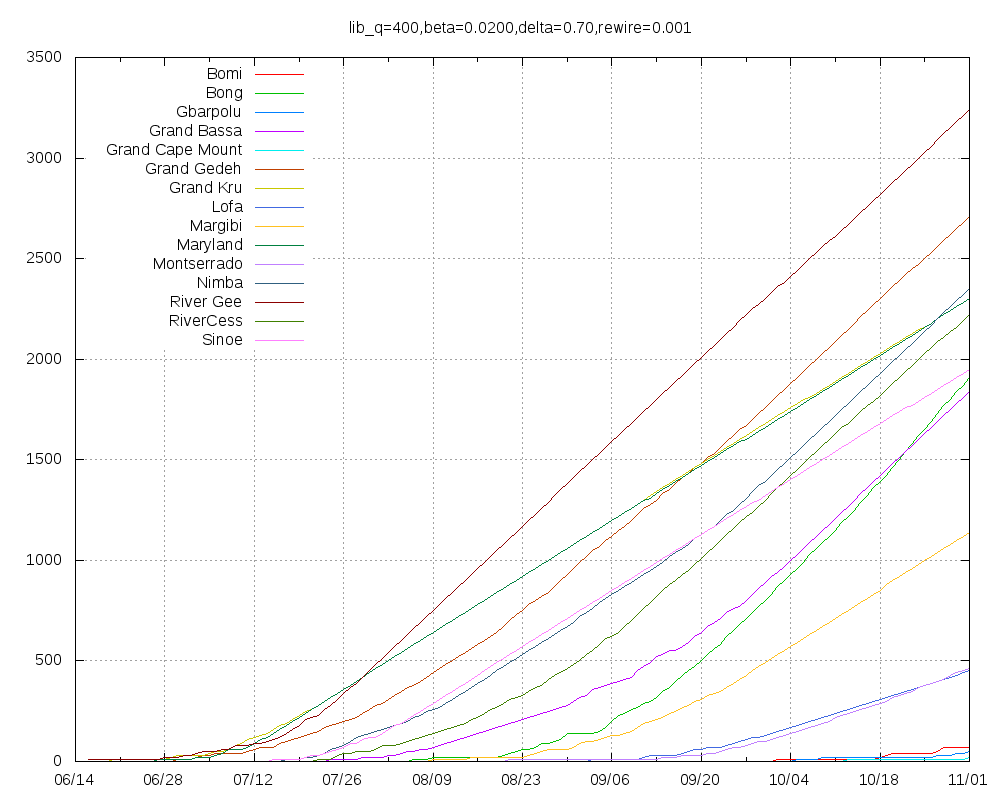

gnuplot code for this plot:
set title "lib_q=400,beta=0.0200,delta=0.70,rewire=0.001"
set key top left
set grid
set xdata time
set timefmt "%Y-%m-%d"
set terminal png size 1000,800
set output "lib_q=400,beta=0.0200,delta=0.70,rewire=0.001.png"
plot "Bomi.tab" using 1:2 title "Bomi" with lines,"Bong.tab" using 1:2 title "Bong" with lines,"Gbarpolu.tab" using 1:2 title "Gbarpolu" with lines,"Grand_Bassa.tab" using 1:2 title "Grand Bassa" with lines,"Grand_Cape_Mount.tab" using 1:2 title "Grand Cape Mount" with lines,"Grand_Gedeh.tab" using 1:2 title "Grand Gedeh" with lines,"Grand_Kru.tab" using 1:2 title "Grand Kru" with lines,"Lofa.tab" using 1:2 title "Lofa" with lines,"Margibi.tab" using 1:2 title "Margibi" with lines,"Maryland.tab" using 1:2 title "Maryland" with lines,"Montserrado.tab" using 1:2 title "Montserrado" with lines,"Nimba.tab" using 1:2 title "Nimba" with lines,"River_Gee.tab" using 1:2 title "River Gee" with lines,"RiverCess.tab" using 1:2 title "RiverCess" with lines,"Sinoe.tab" using 1:2 title "Sinoe" with lines
